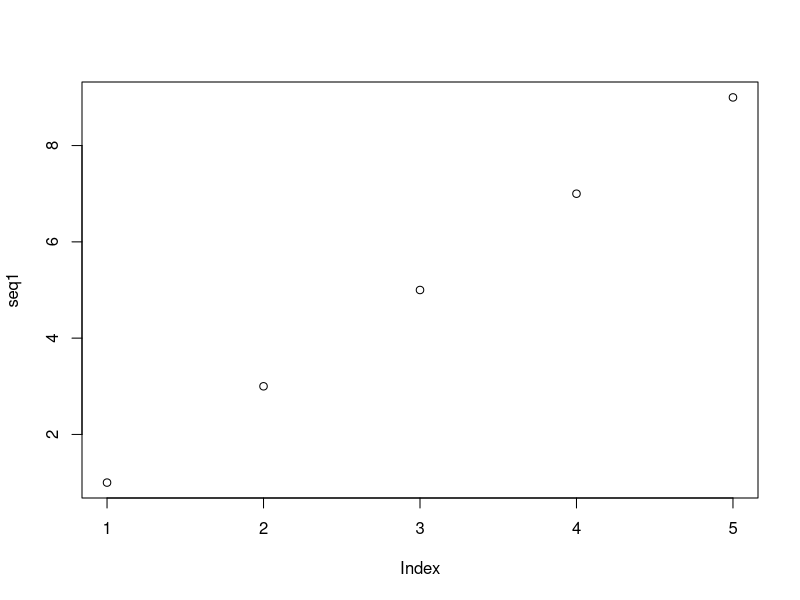
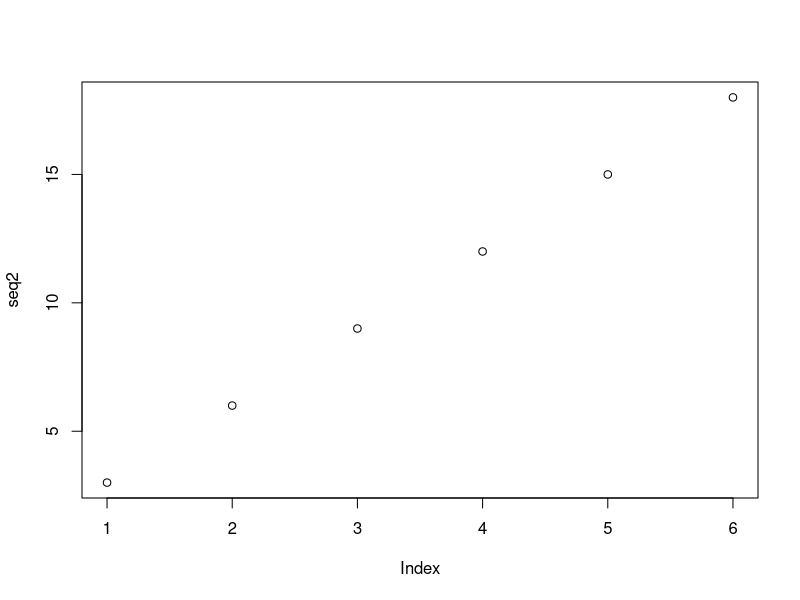
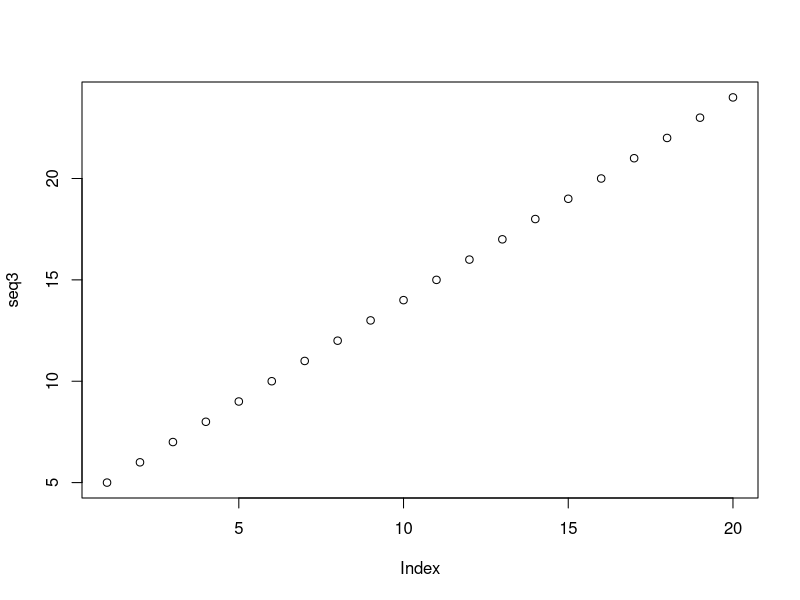
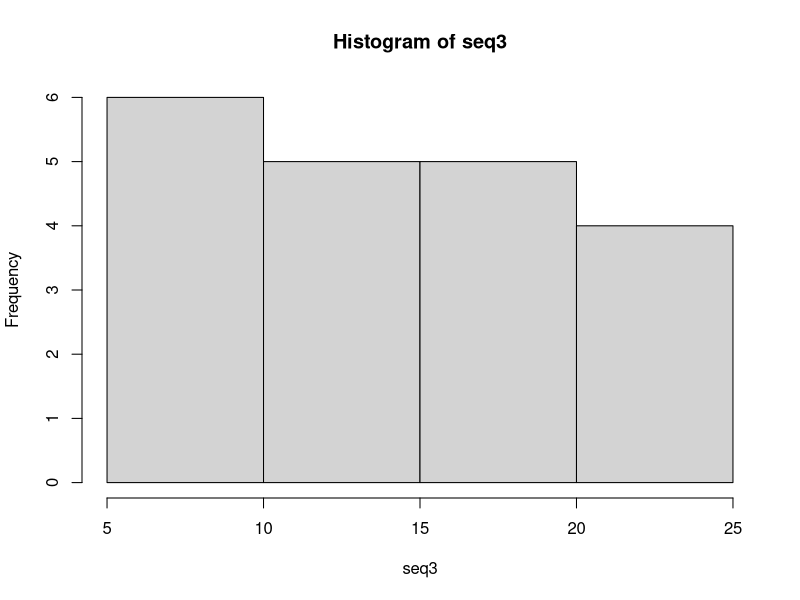
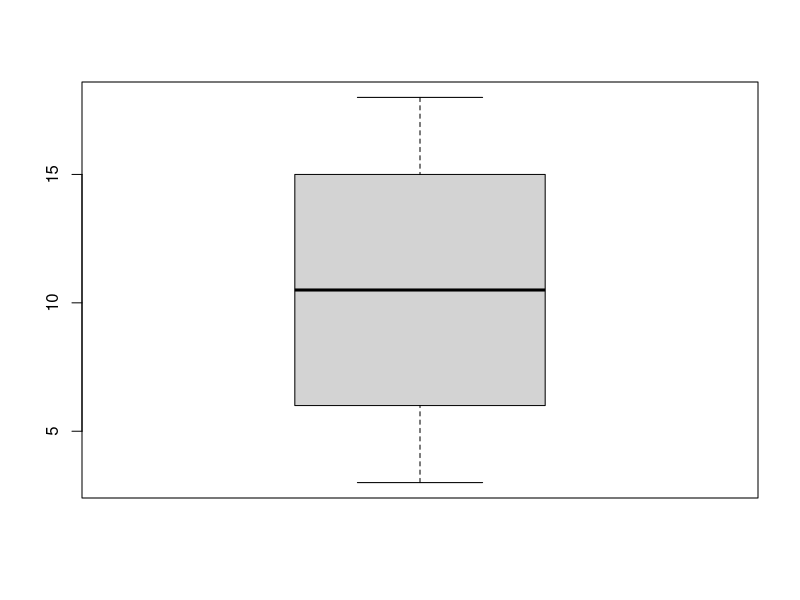

The R source for these figures, in order:
# supervised learning: regression & classification
# numeric prediction - regression, SVR, neural network
# classification - logistic regression, decision trees, nearest neighbors, naive bayes, SVM
# neural network
# unsupervised learning - clustering, pattern discovery, dimension reduction

# data types: quanlitative, quantitative
# qualitative: nominal, ordinal
# quantitative: interval, ratio

# nominal: colors, locations, sizes
# ordinal: (sortable), ratings
# interval: temperature
# ratio: begins at 0

4+5/3

xbar <- (3+5.5+6.2+10)/4
xbar

# show variables
ls()

x <- 3
x

# check type
is.numeric(x)  # return logical

# convert type
y <- as.numeric('3400')  # convert string to number

z <- 'abc'
is.character(z)

# array/vector
data <- c(4, 6, 9)
data

mean(data)
sd(data)
var(data)
summary(data)

# google: add '+R'
seq1 <- seq(1, 10, 2)
seq2 <- seq(from=3, to=20, by=3)
seq3 <- seq(from=5, length.out = 20)
plot(seq1)
plot(seq2)
plot(seq3)

length(seq3)
sum(seq3)
summary(seq3)

hist(seq3)
boxplot(seq2)

data2 <- c(pi, 2*pi, 3*pi)
# elementwise operation
data * data2

# subset
seq3[5]
seq1[1:3]
seq2[-c(2,4)]  # remove 2nd and 4th elements
summary(seq3[1:15])

# factor from vector
gender <- c('Male', 'Female', 'Male', 'Male', 'Female')
genderfactor <- as.factor(gender)
genderfactor

# factor from scratch
gender <- factor(c('Male', 'Female', 'Male', 'Male', 'Female'), 
                 levels=c('Male', 'Female'))
gender

# data frame
# variables must have same length
insurance <- read.csv('insurance.csv', header = T)
head(insurance)

# define data frame
name <- c('Piyanuch', 'Kanokporn', 'Jiraporn', 'Wasin')
gender <- c('F', 'F', 'F', 'M')
age <- c(30, 44, 34, 25)
team1 <- data.frame(name, gender, age)
team1

dim(team1)
colnames(team1)
names(team1)
rownames(team1)

team1$name
sapply(team1, class)

team1[1:2, 2:3]

mean(team1$age)

mean(team1$age[team1$gender=='F'])

attach(team1)
age
gender
detach(team1)

# list
# store different vectors of different sizes
var1 <- c('A', 'B', 'C', 'D', 'E')
var2 <- 1:3
var3 <- c(T, T, T, F)
list1 <- list(var1, var2, var3)
names(list1) <- c('a', 'b', 'c')
list1
list1[[2]]
list1[[1]][1:3]
list1$b

# stats: t-test
output <- t.test(x=1:10, y=c(7:20))

output
names(output)
output$p.value

for (i in team1){
  print(i)
}

# save data frame to text/csv file
write.table(team1, 'team1.csv', sep=',', quote=F, row.names=F, col.names=T)

# generalized linear model
library(glmnet)
# use install.packages('glmnet') to install


